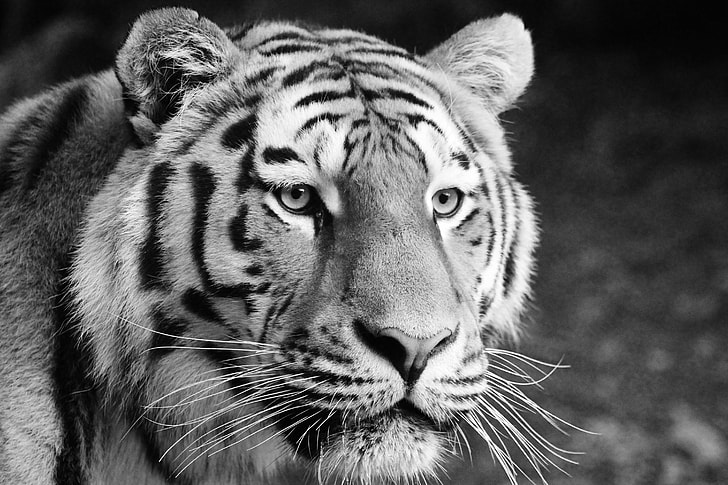
#> input picture tiger.jpg, 728 x 485 px
$ jupyter execute example_fourier_transform.ipynb
#> lines starting #> are read from the running program, lines starting #| are printed output that depends on the picture
[cell 1]
import numpy as np
import cv2
import matplotlib.pyplot as plt

[cell 2]
image = cv2.imread("tiger.jpg",cv2.IMREAD_GRAYSCALE)
#> image is the input picture: shape (485, 728); min 0, max 255, mean 96.4
plt.figure(figsize=(10,8))

plt.imshow(image,cmap='gray')
plt.axis("off")
plt.show()

[cell 3]
freq = np.fft.fft2(image.astype(np.float32),)
freq_shifted = np.fft.fftshift(freq)
magnitude_spectrum = np.log1p(np.abs(freq_shifted))
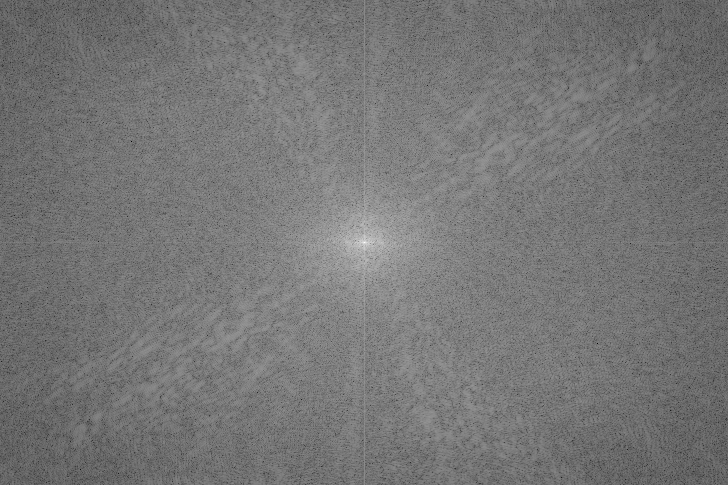
#> magnitude_spectrum: shape (485, 728) float64; min 2.01, max 17.34, mean 9.12; drawn with min black and max white
plt.imshow(magnitude_spectrum,cmap='gray')
plt.axis("off")
plt.show()

[cell 4]
image_back = np.abs(np.fft.ifft2(freq))
plt.figure(figsize=(10,8))
plt.imshow(image_back,cmap="gray")
plt.axis("off")
plt.show()
